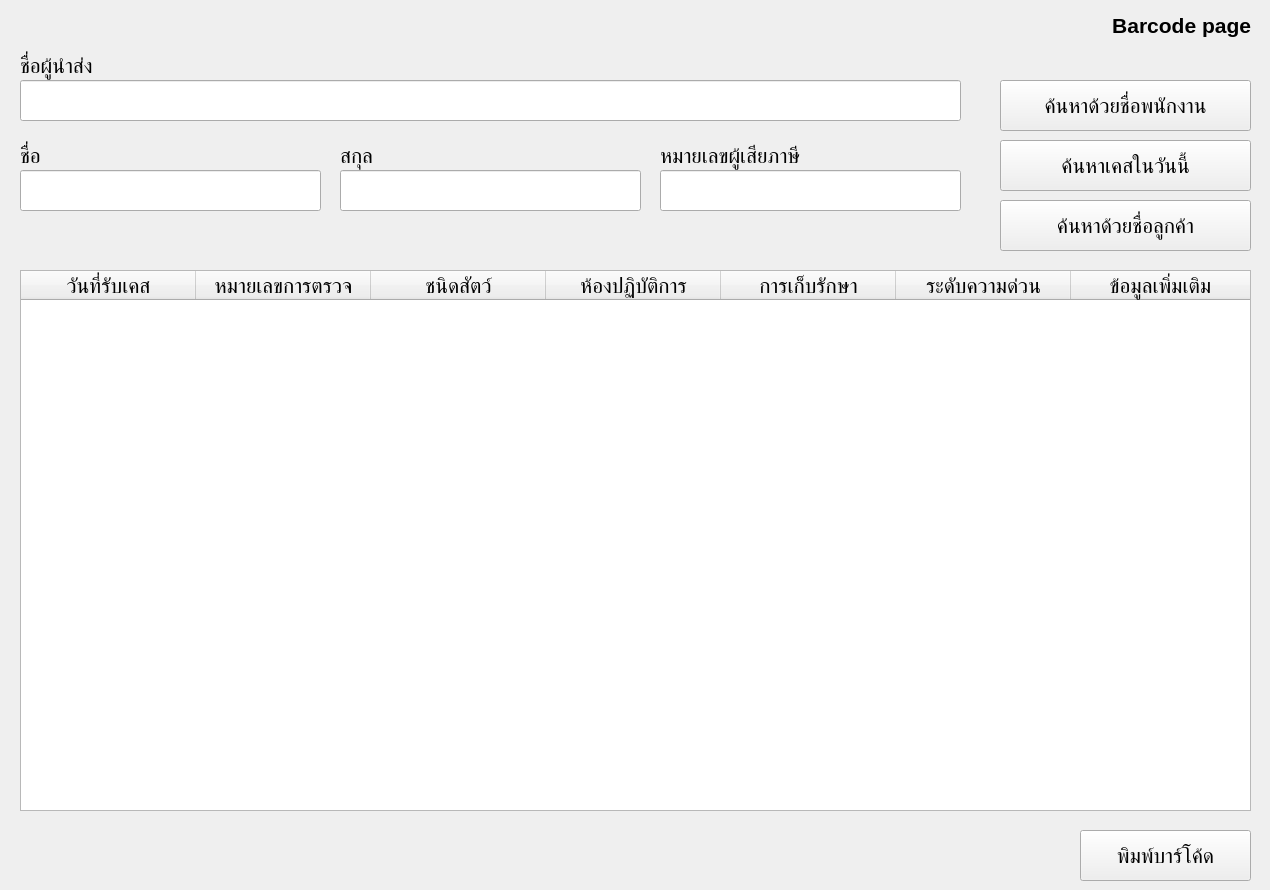
<?xml version="1.0" encoding="UTF-8"?>
<ui version="4.0">
 <class>barcode_page_MainWindow</class>
 <widget class="QMainWindow" name="barcode_page_MainWindow">
  <property name="geometry">
   <rect>
    <x>0</x>
    <y>0</y>
    <width>1270</width>
    <height>890</height>
   </rect>
  </property>
  <property name="windowTitle">
   <string>Barcode System</string>
  </property>
  <property name="styleSheet">
   <string notr="true">font-size: 16pt;</string>
  </property>
  <widget class="QWidget" name="centralwidget">
   <widget class="QLabel" name="label_barcode_page">
    <property name="geometry">
     <rect>
      <x>1090</x>
      <y>10</y>
      <width>161</width>
      <height>31</height>
     </rect>
    </property>
    <property name="font">
     <font>
      <pointsize>16</pointsize>
      <bold>true</bold>
     </font>
    </property>
    <property name="text">
     <string>Barcode page</string>
    </property>
    <property name="alignment">
     <set>Qt::AlignmentFlag::AlignRight|Qt::AlignmentFlag::AlignTrailing|Qt::AlignmentFlag::AlignVCenter</set>
    </property>
   </widget>
   <widget class="QLabel" name="label_sender">
    <property name="geometry">
     <rect>
      <x>20</x>
      <y>50</y>
      <width>121</width>
      <height>31</height>
     </rect>
    </property>
    <property name="text">
     <string>ชื่อผู้นำส่ง</string>
    </property>
   </widget>
   <widget class="QLineEdit" name="lineEdit_sender">
    <property name="geometry">
     <rect>
      <x>20</x>
      <y>80</y>
      <width>941</width>
      <height>41</height>
     </rect>
    </property>
   </widget>
   <widget class="QLabel" name="label_firstname">
    <property name="geometry">
     <rect>
      <x>20</x>
      <y>140</y>
      <width>41</width>
      <height>31</height>
     </rect>
    </property>
    <property name="text">
     <string>ชื่อ</string>
    </property>
   </widget>
   <widget class="QLineEdit" name="lineEdit_firstname">
    <property name="geometry">
     <rect>
      <x>20</x>
      <y>170</y>
      <width>301</width>
      <height>41</height>
     </rect>
    </property>
   </widget>
   <widget class="QLabel" name="label_lastname">
    <property name="geometry">
     <rect>
      <x>340</x>
      <y>140</y>
      <width>61</width>
      <height>31</height>
     </rect>
    </property>
    <property name="text">
     <string>สกุล</string>
    </property>
   </widget>
   <widget class="QLineEdit" name="lineEdit_lastname">
    <property name="geometry">
     <rect>
      <x>340</x>
      <y>170</y>
      <width>301</width>
      <height>41</height>
     </rect>
    </property>
   </widget>
   <widget class="QLabel" name="label_taxid">
    <property name="geometry">
     <rect>
      <x>660</x>
      <y>140</y>
      <width>201</width>
      <height>31</height>
     </rect>
    </property>
    <property name="text">
     <string>หมายเลขผู้เสียภาษี</string>
    </property>
   </widget>
   <widget class="QLineEdit" name="lineEdit_taxid">
    <property name="geometry">
     <rect>
      <x>660</x>
      <y>170</y>
      <width>301</width>
      <height>41</height>
     </rect>
    </property>
   </widget>
   <widget class="QPushButton" name="btn_search_today">
    <property name="geometry">
     <rect>
      <x>1000</x>
      <y>140</y>
      <width>251</width>
      <height>51</height>
     </rect>
    </property>
    <property name="text">
     <string>ค้นหาเคสในวันนี้</string>
    </property>
   </widget>
   <widget class="QPushButton" name="btn_search_customer">
    <property name="geometry">
     <rect>
      <x>1000</x>
      <y>200</y>
      <width>251</width>
      <height>51</height>
     </rect>
    </property>
    <property name="text">
     <string>ค้นหาด้วยชื่อลูกค้า</string>
    </property>
   </widget>
   <widget class="QTableWidget" name="tableWidget">
    <property name="geometry">
     <rect>
      <x>20</x>
      <y>270</y>
      <width>1231</width>
      <height>541</height>
     </rect>
    </property>
    <attribute name="horizontalHeaderCascadingSectionResizes">
     <bool>false</bool>
    </attribute>
    <attribute name="horizontalHeaderDefaultSectionSize">
     <number>175</number>
    </attribute>
    <attribute name="horizontalHeaderStretchLastSection">
     <bool>true</bool>
    </attribute>
    <column>
     <property name="text">
      <string>วันที่รับเคส</string>
     </property>
    </column>
    <column>
     <property name="text">
      <string>หมายเลขการตรวจ</string>
     </property>
    </column>
    <column>
     <property name="text">
      <string>ชนิดสัตว์</string>
     </property>
    </column>
    <column>
     <property name="text">
      <string>ห้องปฏิบัติการ</string>
     </property>
    </column>
    <column>
     <property name="text">
      <string>การเก็บรักษา</string>
     </property>
    </column>
    <column>
     <property name="text">
      <string>ระดับความด่วน</string>
     </property>
    </column>
    <column>
     <property name="text">
      <string>ข้อมูลเพิ่มเติม</string>
     </property>
    </column>
   </widget>
   <widget class="QPushButton" name="btn_print">
    <property name="geometry">
     <rect>
      <x>1080</x>
      <y>830</y>
      <width>171</width>
      <height>51</height>
     </rect>
    </property>
    <property name="text">
     <string>พิมพ์บาร์โค้ด</string>
    </property>
   </widget>
   <widget class="QPushButton" name="btn_search_employee">
    <property name="geometry">
     <rect>
      <x>1000</x>
      <y>80</y>
      <width>251</width>
      <height>51</height>
     </rect>
    </property>
    <property name="text">
     <string>ค้นหาด้วยชื่อพนักงาน</string>
    </property>
   </widget>
  </widget>
 </widget>
 <resources/>
 <connections/>
</ui>
